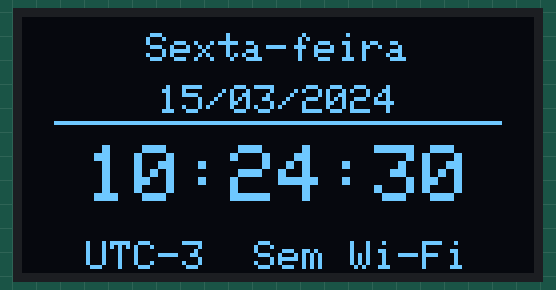
Bench run of a sketch on a simulated ESP32. Parts: 128×64 one-colour display. WiFi joins after 1.5 s; servers stay silent unless stated; the local clock reads 2024-03-15 10:24:30 at power-on unless the sketch sets it; what the sketch prints to the serial monitor is not drawn.

Above: at 0.3 s.
At 1.1 s:
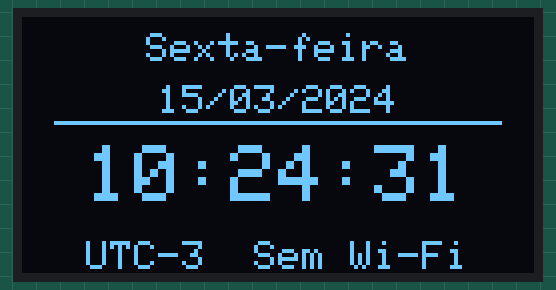
At 1.93 s:
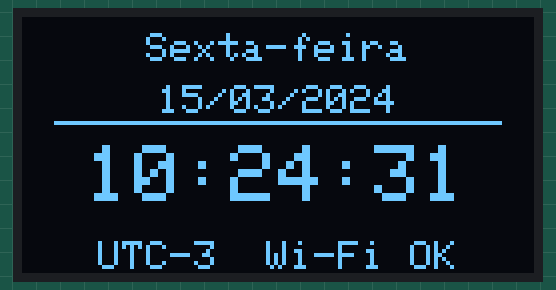
At 11.1 s:
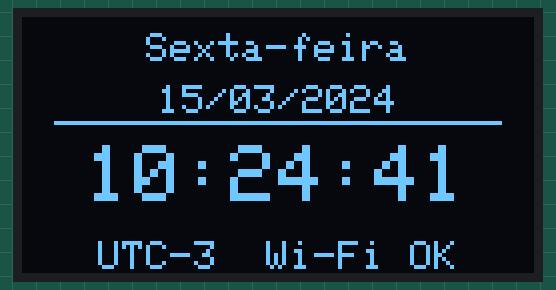
At 20.1 s:
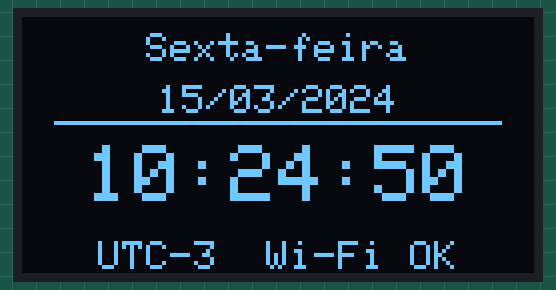
At 38.1 s:
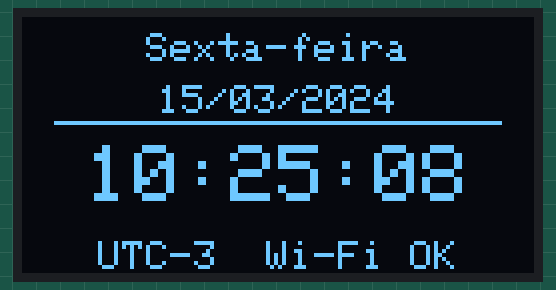

The sketch:

clock.ino
```cpp
/*
 * Relogio para ESP32 + OLED SSD1306 I2C 0,96", 128x64.
 * Bibliotecas: Adafruit SSD1306 e Adafruit GFX (com dependencias).
 * Ligacoes no ESP32 classico: VCC -> 3V3, GND -> GND,
 * SDA -> GPIO21, SCL -> GPIO22. Ajuste os pinos para outras placas.
 * Configure o Wi-Fi em wifi_config.h. Data/hora via NTP, fuso UTC-3.
 * Apos sincronizar, continua contando sem Wi-Fi enquanto houver energia.
 * Ao desligar, precisa da internet novamente para obter a hora correta.
 */

#include <WiFi.h>
#include <Wire.h>
#include <Adafruit_GFX.h>
#include <Adafruit_SSD1306.h>
#include <time.h>

#include "wifi_config.h"
constexpr int SDA_PIN = 21;
constexpr int SCL_PIN = 22;
constexpr long UTC_OFFSET_SECONDS = -3 * 60 * 60;
constexpr uint32_t WIFI_RETRY_MS = 30000;

Adafruit_SSD1306 display(128, 64, &Wire, -1);
const char* WEEKDAYS[] = {
  "Domingo", "Segunda-feira", "Terca-feira", "Quarta-feira",
  "Quinta-feira", "Sexta-feira", "Sabado"
};

bool displayReady = false;
bool ntpStarted = false;
uint32_t lastWifiAttempt = 0;
uint32_t lastFrame = 0;

void centeredText(const char* text, int16_t y, uint8_t size) {
  int16_t x1, y1;
  uint16_t width, height;
  display.setTextSize(size);
  display.getTextBounds(text, 0, y, &x1, &y1, &width, &height);
  display.setCursor((128 - static_cast<int16_t>(width)) / 2 - x1, y);
  display.print(text);
}

uint8_t findDisplayAddress() {
  // Os modulos SSD1306 geralmente usam 0x3C ou 0x3D.
  const uint8_t addresses[] = {0x3C, 0x3D};
  for (uint8_t address : addresses) {
    Wire.beginTransmission(address);
    if (Wire.endTransmission() == 0) return address;
  }
  return 0;
}

void setup() {
  Serial.begin(115200);
  Wire.begin(SDA_PIN, SCL_PIN);
  const uint8_t address = findDisplayAddress();
  // Wire ja foi iniciado com os pinos configurados acima.
  displayReady = address != 0 &&
    display.begin(SSD1306_SWITCHCAPVCC, address, true, false);
  if (!displayReady) {
    Serial.println("OLED nao encontrado. Verifique fios, pinos e modelo SSD1306.");
  } else {
    display.clearDisplay();
    display.setTextColor(SSD1306_WHITE);
    display.setTextWrap(false);
    centeredText("Relogio", 12, 2);
    centeredText("Conectando Wi-Fi...", 42, 1);
    display.display();
  }

  WiFi.mode(WIFI_STA);
  WiFi.setAutoReconnect(true);
  WiFi.begin(WIFI_SSID, WIFI_PASSWORD);
  lastWifiAttempt = millis();
}

void loop() {
  const uint32_t now = millis();
  const bool connected = WiFi.status() == WL_CONNECTED;
  if (connected && !ntpStarted) {
    configTime(UTC_OFFSET_SECONDS, 0, "pool.ntp.org", "time.google.com",
               "time.cloudflare.com");
    ntpStarted = true;
    Serial.println("Wi-Fi conectado. Sincronizando data e hora via NTP...");
  }
  if (!connected && now - lastWifiAttempt >= WIFI_RETRY_MS) {
    lastWifiAttempt = now;
    WiFi.reconnect();
  }

  if (now - lastFrame < 250) {
    delay(10);
    return;
  }
  lastFrame = now;
  struct tm localTime = {};
  const bool hasTime = getLocalTime(&localTime, 0);
  if (!displayReady) {
    delay(10);
    return;
  }

  display.clearDisplay();
  if (!hasTime) {
    centeredText("Relogio", 4, 2);
    centeredText(connected ? "Sincronizando..." : "Conectando Wi-Fi...", 30, 1);
    centeredText(connected ? "Aguardando NTP" : "Confira rede e senha", 48, 1);
  } else {
    char dateText[11];
    char timeText[9];
    strftime(dateText, sizeof(dateText), "%d/%m/%Y", &localTime);
    strftime(timeText, sizeof(timeText), "%H:%M:%S", &localTime);
    centeredText(WEEKDAYS[localTime.tm_wday], 4, 1);
    // A faixa amarela ocupa y=0..15; mantenha a data na faixa azul.
    centeredText(dateText, 17, 1);
    display.drawFastHLine(8, 26, 112, SSD1306_WHITE);
    centeredText(timeText, 32, 2);
    centeredText(connected ? "UTC-3  Wi-Fi OK" : "UTC-3  Sem Wi-Fi", 56, 1);
  }
  display.display();
}
```

wifi_config.example.h
```cpp
#pragma once
const char* WIFI_SSID = "SEU_WIFI";
const char* WIFI_PASSWORD = "SUA_SENHA";
```

Measured:
- what the display in image 0 shows lasts 0.7 s, from 0.3 s to 1.0 s
- what the display in image 3 shows lasts 1.0 s, from 11.1 s to 12.1 s
